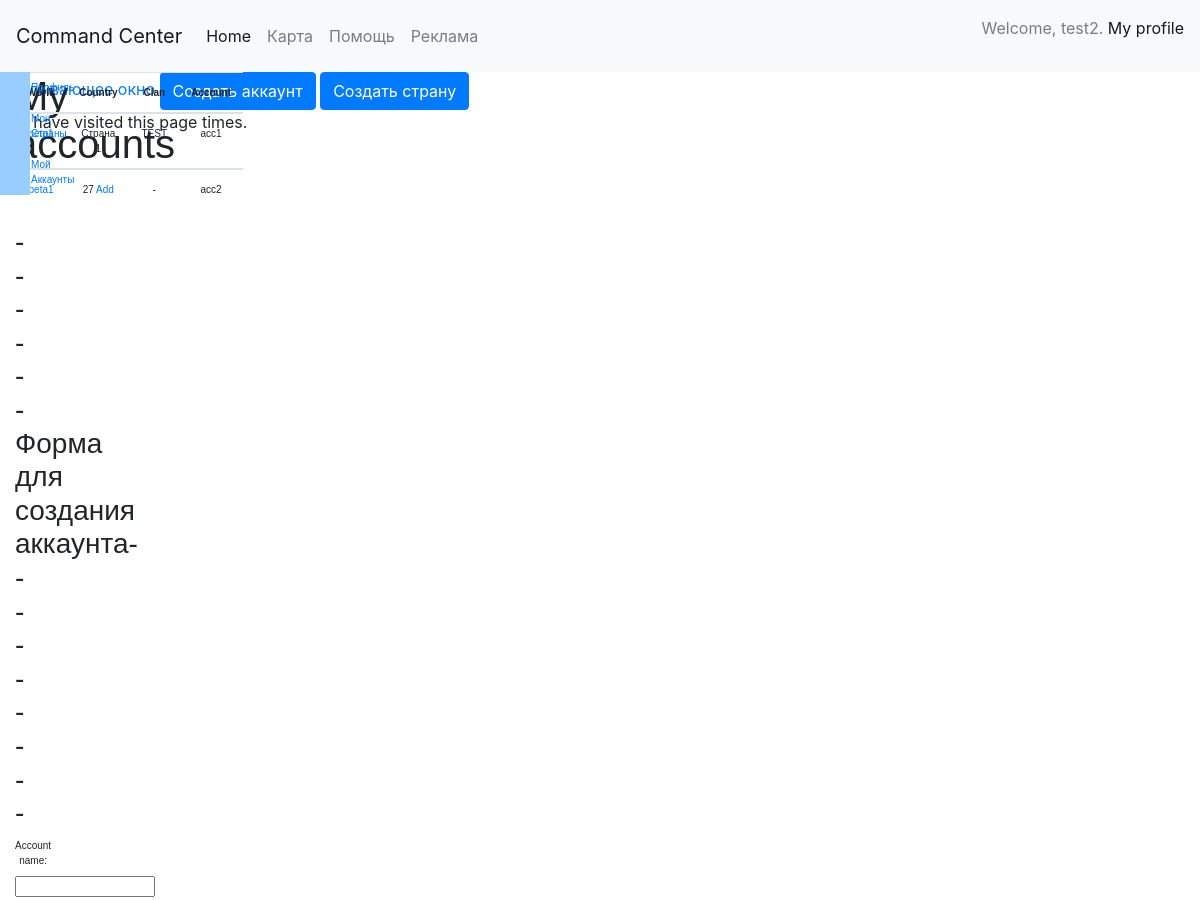
/account/ (signed in, upper part), run on an earlier commit of the app's database.
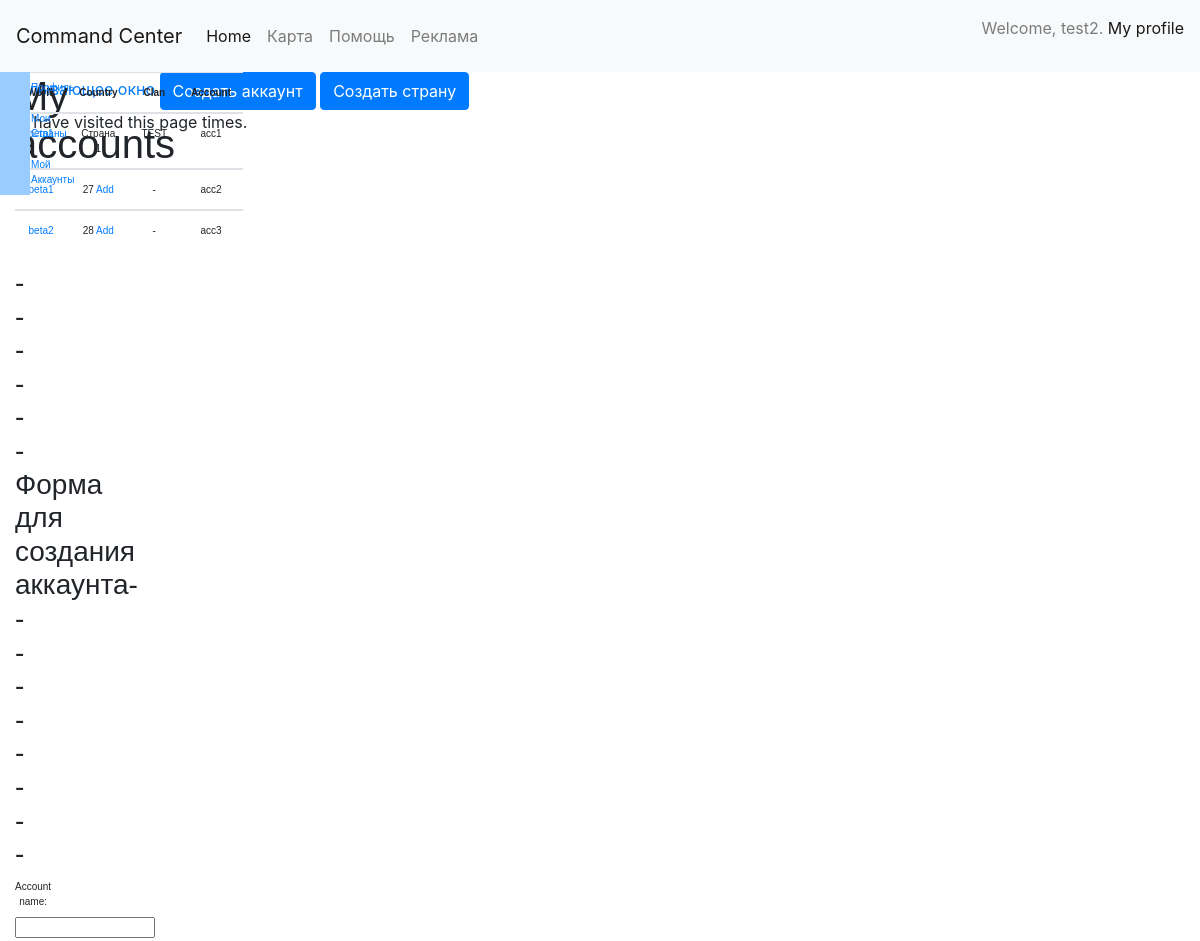
And on a later commit of the database.
### structure/models.py (models this page shows, shortened)
class World_version(models.Model):
    STATUS_OF_WORLD = (
        ('enable', '_enable'),
        ('disable', '_disable'),
        ('comingsoon', '_comingsoon'),
    )
    name = models.CharField(max_length=50)
    status_of_world = models.CharField(max_length=10, choices=STATUS_OF_WORLD)
    def __str__(self):
        return 'Название - {0}'.format(self.name)

class Customer_Account(models.Model):
    account_name = models.CharField(max_length=50)
    world = models.ForeignKey(World_version, on_delete=models.CASCADE)
    customer = models.ForeignKey(User, on_delete=models.CASCADE, default=1)
    clan = models.ForeignKey(Clan, on_delete=models.CASCADE, null=True, blank=True)

### customer/views.py (the view)
# urls.py: url(r'^account/$', views.account_view, name='my_account'),
@csrf_exempt
def account_view(request):
    args = {}
    account = []
    list_of_accounts = Customer_Account.objects.filter(customer = request.user.id)
    for item in list_of_accounts:
        account_id = item.pk
        account_name = item.account_name
        world_version = item.world.name
        clan_name = "-"
        country_name = "-"
        if item.clan is not None:
            clan = Clan.objects.get(id__contains=item.clan.pk)
            clan_name = clan.clan_name
            country = Country.objects.get(id__contains=item.clan.pk)
            country_name = country.country_name
        acc = AccountView(account_id, account_name, world_version, clan_name, country_name)
        account.append(acc)
    args['accounts'] = account
    args['account_form'] = CreateAccountForm()
    args['country_form'] = CreateCountryForm()
    return render(request, 'profile/account.html', args)

### structure/forms.py
class CreateAccountForm(forms.ModelForm):
    class Meta:
        model = Customer_Account
        fields = ['account_name', 'world']

class CreateCountryForm(forms.ModelForm):
    class Meta:
        model = Country
        fields = ['country_name', 'world']

### customer/templates/profile/account.html (shortened to what this page needs)
{% extends "base.html" %}
{% load static %}
{% block content %}
    <div id="container">
        <div class="row">
            <div class="col-md-12" >
                <h1> My accounts</h1>
            </div>
            <div class="col-md-9" >
                <table class="table table-hover">
                    <thead>
                        <tr>
                            <th scope="col">World</th>
                            <th scope="col">Country</th>
                            <th scope="col">Clan</th>
                            <th scope="col">Account</th>
                        </tr>
                    </thead>
                    {% for item in accounts %}
                         <tbody>
                            <td> <a href="#/create/ {{ item.account_id }}" >{{ item.world_version }} </a> </td>
                            <td>
                                {% if item.country == "-"  %}
                                   {{ item.account_id }}
                                    <a href="#accountModal" class="open-modal" data-toggle="modal" data-target="#createCountry" > Add </a>
                                {% else  %}
                                    {{ item.country }}
                                {% endif  %}
                            </td>
                            <td> {{ item.clan }} </td>
                            <td> {{ item.account_name }} </td>
                        </tbody>
                    {% endfor %}
                </table>
                <h3> ------ Форма для создания аккаунта--------- </h3>
                <form action="/account/create/" method="post">
                    {{ account_form.as_p }}
                </form>
            </div>
            <div class="col-md-3" style="background-color: #99CCFF">
                {% include "profile/include/profile_nav_bar.html" %}
            </div>
        </div>
    </div>
    <a href="#accountModal" data-toggle="modal" > Всплывающее окно </a>
    <button type="button" class="btn btn-primary" data-toggle="modal" data-target="#accountModal">
        Создать аккаунт
    </button>
    <button type="button" class="btn btn-primary" data-toggle="modal" data-target="#createCountryModal">
        Создать страну
    </button>
{% endblock %}

What changed in the data, as far as the page shows it:
now on this page (row unchanged): World_version: world_version "beta2"
added Customer_Account: account_name "acc3"
Also different on the page:
new list line: "28 Add -"
